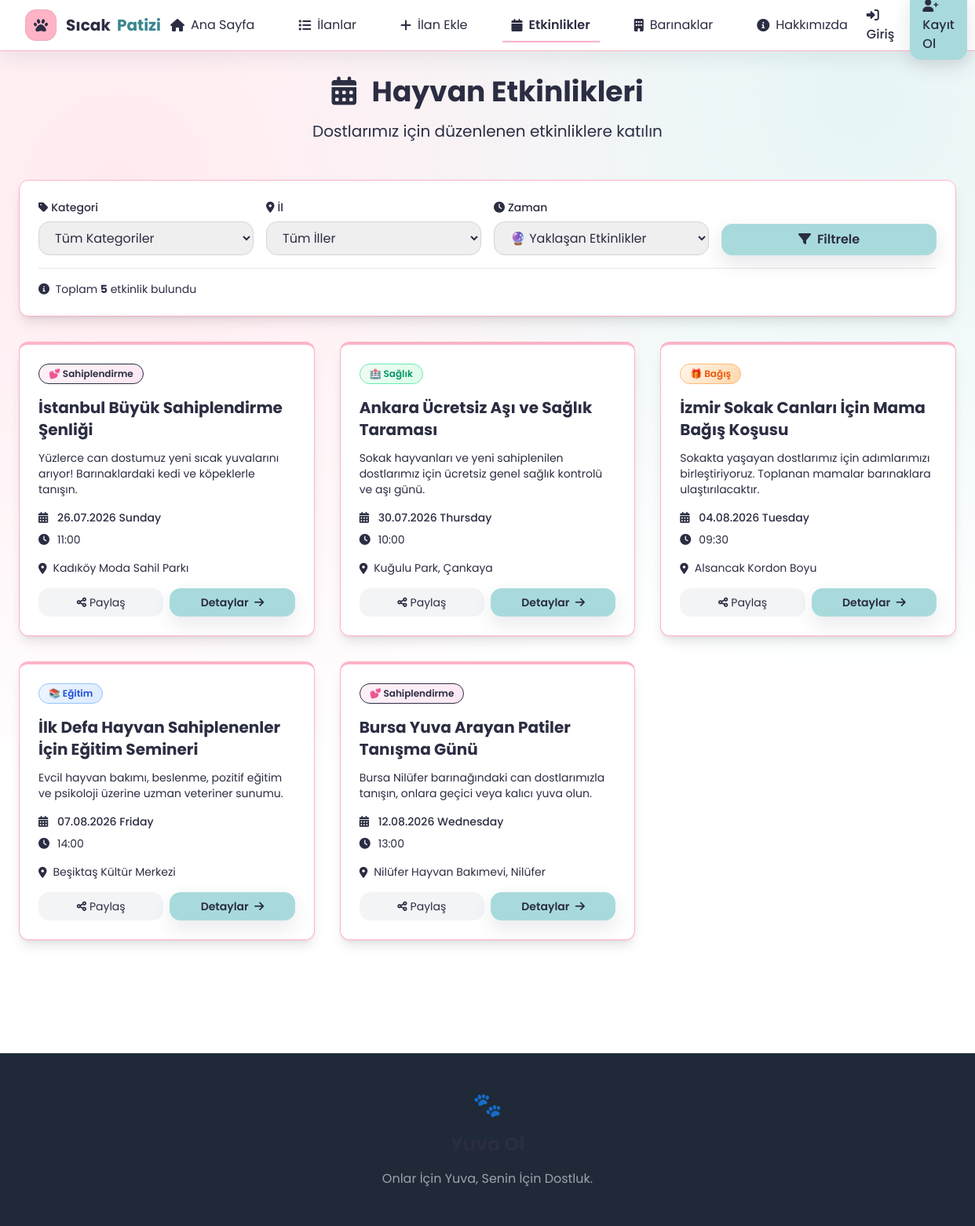
The page /pages/events/etkinlikler.php on the database its author committed.
### tables this page shows
CREATE TABLE IF NOT EXISTS hayvan_etkinlikleri (
    id INT AUTO_INCREMENT PRIMARY KEY,
    baslik VARCHAR(255) NOT NULL,
    aciklama TEXT NOT NULL,
    detay_aciklama LONGTEXT,
    etkinlik_tarihi DATETIME NOT NULL,
    etkinlik_saati TIME,
    bitis_tarihi DATETIME,
    adres TEXT,
    il_id INT DEFAULT 34,
    ilce_id INT DEFAULT 0,
    konum_lat DECIMAL(10,8),
    konum_lng DECIMAL(11,8),
    organizator VARCHAR(255),
    iletisim_telefon VARCHAR(20),
    iletisim_email VARCHAR(100),
    website VARCHAR(255),
    resim VARCHAR(255),
    kategori ENUM('sahiplendirme', 'saglik', 'egitim', 'bagis', 'diger') DEFAULT 'sahiplendirme',
    etkinlik_turu ENUM('sahiplendirme', 'egitim', 'bagis', 'tedavi', 'sosyal', 'yarışma', 'sergi', 'diğer') DEFAULT 'sahiplendirme',
    durum ENUM('yayin', 'taslak', 'iptal') DEFAULT 'yayin',
    aktif TINYINT(1) DEFAULT 1,
    olusturma_tarihi TIMESTAMP DEFAULT CURRENT_TIMESTAMP,
    guncelleme_tarihi TIMESTAMP DEFAULT CURRENT_TIMESTAMP ON UPDATE CURRENT_TIMESTAMP
);

### pages/events/etkinlikler.php (the view, shortened to what this page needs)
<?php
include 'includes/header.php';
include 'includes/db.php';
$sayfa = isset($_GET['sayfa']) ? (int)$_GET['sayfa'] : 1;
$limit = 9;
$offset = ($sayfa - 1) * $limit;
$zaman_filter = isset($_GET['zaman']) ? trim($_GET['zaman']) : 'gelecek';
$where_conditions = ["e.aktif = 1"];
$params = [];
$types = "";
switch ($zaman_filter) {
    case 'gelecek':
        $where_conditions[] = "e.etkinlik_tarihi >= CURDATE()";
        break;
}
$where_clause = implode(' AND ', $where_conditions);
$count_sql = "SELECT COUNT(*) as total FROM hayvan_etkinlikleri e WHERE $where_clause";
$count_stmt = $conn->prepare($count_sql);
$count_stmt->execute();
$total_count = $count_stmt->get_result()->fetch_assoc()['total'];
$sql = "SELECT e.*, il.ad as il_ad, ilc.ad as ilce_ad
        FROM hayvan_etkinlikleri e
        LEFT JOIN il ON e.il_id = il.id
        LEFT JOIN ilce ilc ON e.ilce_id = ilc.id
        WHERE $where_clause
        ORDER BY e.etkinlik_tarihi ASC, e.etkinlik_saati ASC
        LIMIT ? OFFSET ?";
$stmt = $conn->prepare($sql);
$all_params = array_merge($params, [$limit, $offset]);
$all_types = $types . "ii";
if (!empty($all_params)) {
    $stmt->bind_param($all_types, ...$all_params);
}
$stmt->execute();
$result = $stmt->get_result();
?>
<main class="max-w-7xl mx-auto px-6 py-8">
    <div class="text-center mb-12">
        <h1 class="text-4xl font-bold text-gray-800 mb-4">
            <i class="fas fa-calendar-alt mr-3 text-primary"></i>
            Hayvan Etkinlikleri
        </h1>
        <p class="text-xl text-gray-600">Dostlarımız için düzenlenen etkinliklere katılın</p>
    </div>
    <div class="bg-white rounded-xl shadow-lg p-6 mb-8 card-hover">
        <form method="GET" class="grid grid-cols-1 md:grid-cols-4 gap-4">
            <div>
                <label class="block text-sm font-medium text-gray-700 mb-2">
                    <i class="fas fa-tag mr-1 text-primary"></i>Kategori
                </label>
                <select name="kategori" class="w-full px-4 py-2 border border-gray-300 rounded-md focus:ring-2 focus:ring-primary focus:border-primary transition duration-300">
                    <option value="">Tüm Kategoriler</option>
                </select>
            </div>
            <div>
                <label class="block text-sm font-medium text-gray-700 mb-2">
                    <i class="fas fa-map-marker-alt mr-1 text-primary"></i>İl
                </label>
                <select name="il" class="w-full px-4 py-2 border border-gray-300 rounded-md focus:ring-2 focus:ring-primary focus:border-primary transition duration-300">
                    <option value="0">Tüm İller</option>
                </select>
            </div>
            <div>
                <label class="block text-sm font-medium text-gray-700 mb-2">
                    <i class="fas fa-clock mr-1 text-primary"></i>Zaman
                </label>
                <select name="zaman" class="w-full px-4 py-2 border border-gray-300 rounded-md focus:ring-2 focus:ring-primary focus:border-primary transition duration-300">
                    <option value="gelecek" <?= $zaman_filter == 'gelecek' ? 'selected' : '' ?>>🔮 Yaklaşan Etkinlikler</option>
                </select>
            </div>
            <div class="flex items-end">
                <button type="submit" class="w-full btn-gradient text-white px-4 py-2 rounded-md font-semibold">
                    <i class="fas fa-filter mr-2"></i>Filtrele
                </button>
            </div>
        </form>
        <div class="mt-4 pt-4 border-t border-gray-200">
            <div class="flex items-center justify-between text-sm text-gray-600">
                <span>
                    <i class="fas fa-info-circle mr-1 text-primary"></i>
                    Toplam <strong class="text-primary"><?= $total_count ?></strong> etkinlik bulundu
                </span>
            </div>
        </div>
    </div>
    <?php if ($result && $result->num_rows > 0): ?>
        <div class="grid grid-cols-1 md:grid-cols-2 lg:grid-cols-3 gap-8 mb-12">
            <?php while ($etkinlik = $result->fetch_assoc()): ?>
                <?php
                $eventDate = new DateTime($etkinlik['etkinlik_tarihi']);
                $today = new DateTime();
                $isPast = $eventDate < $today;
                $categoryClasses = [
                    'sahiplendirme' => 'cat-sahiplendirme',
                    'saglik' => 'cat-saglik',
                    'egitim' => 'cat-egitim',
                    'bagis' => 'cat-bagis',
                    'diger' => 'cat-diger'
                ];
                $categoryClass = $categoryClasses[$etkinlik['kategori']] ?? $categoryClasses['diger'];
                $categoryNames = [
                    'sahiplendirme' => '💕 Sahiplendirme',
                    'saglik' => '🏥 Sağlık',
                    'egitim' => '📚 Eğitim',
                    'bagis' => '🎁 Bağış',
                    'diger' => '🌟 Diğer'
                ];
                ?>
                <div class="bg-white rounded-xl shadow-lg overflow-hidden card-hover border-t-4 border-primary <?= $isPast ? 'opacity-75' : '' ?>">
                    <div class="p-6">
                        <div class="flex items-center gap-2 mb-4 flex-wrap">
                            <span class="px-3 py-1 rounded-full text-xs font-semibold border <?= $categoryClass ?>">
                                <?= $categoryNames[$etkinlik['kategori']] ?? '🌟 Diğer' ?>
                            </span>
                        </div>
                        <h3 class="text-xl font-bold text-gray-800 mb-3 line-clamp-2">
                            <?= htmlspecialchars($etkinlik['baslik']) ?>
                        </h3>
                        <p class="text-gray-600 text-sm mb-4 line-clamp-3">
                            <?= htmlspecialchars($etkinlik['aciklama']) ?>
                        </p>
                        <div class="space-y-2 mb-4 text-sm text-gray-600">
                            <div class="flex items-center">
                                <i class="fas fa-calendar-alt mr-2 text-primary w-4"></i>
                                <span class="font-medium"><?= $eventDate->format('d.m.Y l') ?></span>
                            </div>
                            <?php if ($etkinlik['etkinlik_saati']): ?>
                                <div class="flex items-center">
                                    <i class="fas fa-clock mr-2 text-primary w-4"></i>
                                    <span><?= substr($etkinlik['etkinlik_saati'], 0, 5) ?></span>
                                </div>
                            <?php endif; ?>
                        </div>
                        <?php if ($etkinlik['adres']): ?>
                            <div class="mb-4">
                                <div class="flex items-start text-sm text-gray-600">
                                    <i class="fas fa-map-marker-alt mt-1 mr-2 text-primary"></i>
                                    <span class="line-clamp-2"><?= htmlspecialchars($etkinlik['adres']) ?></span>
                                </div>
                            </div>
                        <?php endif; ?>
                        <div class="flex gap-2">
                            <button onclick="shareEvent('<?= htmlspecialchars($etkinlik['baslik']) ?>', '<?= $etkinlik['etkinlik_tarihi'] ?>', '<?= htmlspecialchars($etkinlik['adres'] ?? '') ?>')"
                                    class="flex-1 bg-gray-100 hover:bg-gray-200 text-gray-700 text-sm px-3 py-2 rounded-md transition duration-300">
                                <i class="fas fa-share-alt mr-1"></i>Paylaş
                            </button>
                            <a href="etkinlik-detay.php?id=<?= $etkinlik['id'] ?>"
                               class="flex-1 btn-gradient text-white text-sm px-3 py-2 rounded-md text-center font-semibold">
                                Detaylar <i class="fas fa-arrow-right ml-1"></i>
                            </a>
                        </div>
                    </div>
                </div>
            <?php endwhile; ?>
        </div>
    <?php endif; ?>
</main>
<footer class="bg-gray-800 text-white py-12 mt-16">
    <div class="max-w-7xl mx-auto px-6">
        <div class="text-center">
            <div class="text-3xl mb-4">🐾</div>
            <h3 class="text-2xl font-bold mb-4 text-primary-lighter">Yuva Ol</h3>
            <p class="text-gray-400">Onlar İçin Yuva, Senin İçin Dostluk.</p>
        </div>
    </div>
</footer>
</body>
</html>

### includes/header.php (style rules this page uses)
:root { --bg-light: #F8F9FA; --primary-pink: #FFB3C6; --action-mint: #A8DADC; --text-dark: #2B2D42; --brand-highlight: #3A868F; }
body { font-family: 'Poppins', sans-serif; background: radial-gradient(circle at 12% 15%, rgba(255, 179, 198, 0.28), transparent 46%), radial-gradient(circle at 88% 8%, rgba(168, 218, 220, 0.28), transparent 42%), var(--bg-light) !important; color: var(--text-dark); }
.btn-gradient { background: var(--action-mint); color: var(--text-dark); border-radius: 14px; box-shadow: 0 10px 24px rgba(43, 45, 66, 0.1); transition: all 0.3s ease; }
.card-hover { transition: all 0.3s ease; border: 1px solid var(--primary-pink); border-radius: 16px; }
.line-clamp-2 { display: -webkit-box; -webkit-line-clamp: 2; -webkit-box-orient: vertical; overflow: hidden; }
.line-clamp-3 { display: -webkit-box; -webkit-line-clamp: 3; -webkit-box-orient: vertical; overflow: hidden; }
.text-gray-800, .text-gray-700, .text-gray-600, .text-gray-500, .text-purple-600, .text-purple-700, .text-purple-800, .hover\:text-purple-600:hover, .hover\:text-purple-700:hover, .hover\:text-purple-800:hover, .hover\:text-gray-600:hover, .text-white { color: var(--text-dark) !important; }
.bg-white, .bg-gray-50, .bg-purple-100 { background-color: #ffffff !important; }
.cta-primary, .swal2-confirm, button[type="submit"] { background: var(--action-mint) !important; color: var(--text-dark) !important; border: none !important; border-radius: 14px !important; box-shadow: 0 10px 24px rgba(43, 45, 66, 0.12) !important; }
.rounded-md, .rounded-full, .dropdown-menu, .mobile-menu { border-radius: 14px !important; }
button, .button, .btn, .mobile-toggle { border-radius: 12px; }

### pages/events/etkinlikler.php (style rules this page uses)
.cat-sahiplendirme { background: linear-gradient(135deg, #fdf2f8 0%, #fce7f3 100%); color: var(--primary); border-color: var(--primary-lighter); }
.cat-saglik { background: linear-gradient(135deg, #f0fdf4 0%, #dcfce7 100%); color: #059669; border-color: #6ee7b7; }
.cat-egitim { background: linear-gradient(135deg, #eff6ff 0%, #dbeafe 100%); color: #1d4ed8; border-color: #93c5fd; }
.cat-bagis { background: linear-gradient(135deg, #fff7ed 0%, #fed7aa 100%); color: #ea580c; border-color: #fdba74; }

### rows shown on the page
hayvan_etkinlikleri: kategori "💕 Sahiplendirme", baslik "İstanbul Büyük Sahiplendirme Şenliği", aciklama "Yüzlerce can dostumuz yeni sıcak yuvalarını arıyor! Barınaklardaki kedi ve köpeklerle tanışın.", etkinlik_tarihi "26.07.2026 Sunday", etkinlik_saati "11:00", adres "Kadıköy Moda Sahil Parkı"
hayvan_etkinlikleri: kategori "🏥 Sağlık", baslik "Ankara Ücretsiz Aşı ve Sağlık Taraması", aciklama "Sokak hayvanları ve yeni sahiplenilen dostlarımız için ücretsiz genel sağlık kontrolü ve aşı günü.", etkinlik_tarihi "30.07.2026 Thursday", etkinlik_saati "10:00", adres "Kuğulu Park, Çankaya"
hayvan_etkinlikleri: kategori "🎁 Bağış", baslik "İzmir Sokak Canları İçin Mama Bağış Koşusu", aciklama "Sokakta yaşayan dostlarımız için adımlarımızı birleştiriyoruz. Toplanan mamalar barınaklara ulaştırılacaktır.", etkinlik_tarihi "04.08.2026 Tuesday", etkinlik_saati "09:30", adres "Alsancak Kordon Boyu"
hayvan_etkinlikleri: kategori "📚 Eğitim", baslik "İlk Defa Hayvan Sahiplenenler İçin Eğitim Semineri", aciklama "Evcil hayvan bakımı, beslenme, pozitif eğitim ve psikoloji üzerine uzman veteriner sunumu.", etkinlik_tarihi "07.08.2026 Friday", etkinlik_saati "14:00", adres "Beşiktaş Kültür Merkezi"
hayvan_etkinlikleri: kategori "💕 Sahiplendirme", baslik "Bursa Yuva Arayan Patiler Tanışma Günü", aciklama "Bursa Nilüfer barınağındaki can dostlarımızla tanışın, onlara geçici veya kalıcı yuva olun.", etkinlik_tarihi "12.08.2026 Wednesday", etkinlik_saati "13:00", adres "Nilüfer Hayvan Bakımevi, Nilüfer"

### other values the page prints
$total_count "5"
